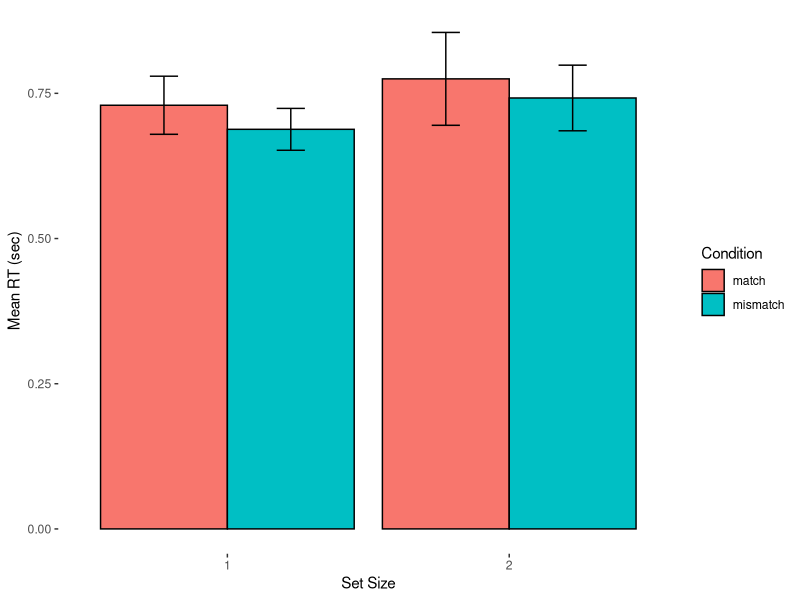
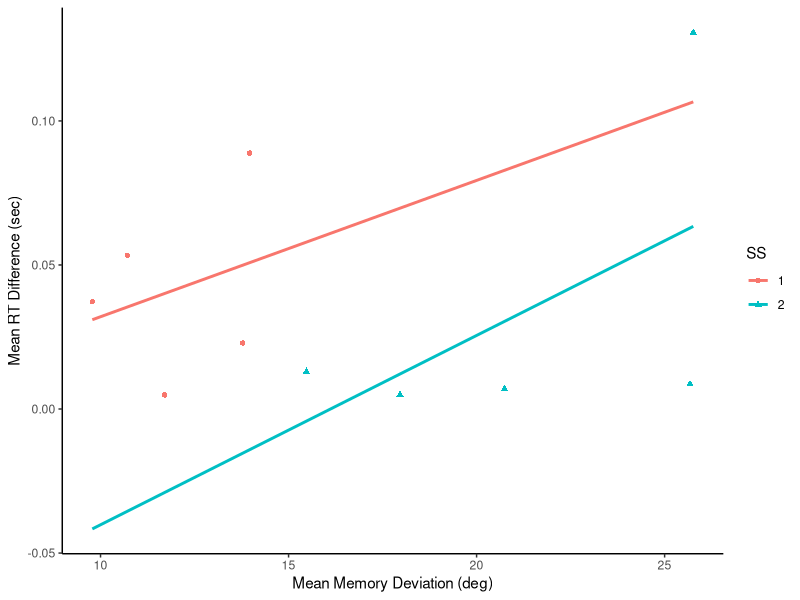

R code for these plots, in order:
## ---- chunk 1
# loading packages and datasets
library(ggplot2)
library(tidyverse)
data_haha <- read_csv('Behav.csv')
## ---- chunk 2
# merge datasets
condition_list <- c('match','match','mismatch','mismatch')
RT_all <- tibble(Condition=condition_list,
                 RT_mean=c(mean(data_haha$RT_match_1), mean(data_haha$RT_match_2),
                      mean(data_haha$RT_dismatch_1), mean(data_haha$RT_dismatch_2)),
                 RT_se=c(sd(data_haha$RT_match_1), sd(data_haha$RT_match_2),
                      sd(data_haha$RT_dismatch_1), sd(data_haha$RT_dismatch_2))
                      /sqrt(dim(data_haha)[1]),
                 SS=c(1,2,1,2)
                 )
RT_all$SS <- as.factor(RT_all$SS)
# bar plots
haha <- RT_all %>% ggplot(aes(x=SS, y=RT_mean, fill=Condition)) + 
  geom_bar(stat='identity',color='black',position=position_dodge()) +
  geom_errorbar(aes(ymin=RT_mean-RT_se, ymax=RT_mean+RT_se), 
                width=.2, position=position_dodge(.9)) +
  labs(x="Set Size", y="Mean RT (sec)") +
  theme(panel.background=element_blank())
haha
## ---- chunk 3
# merge data
Nsubj=dim(data_haha)[1];
data_haha_scatter <- tibble(mdev=c(data_haha$mDev_1, data_haha$mDev_2),
                            capture=c(data_haha$RT_match_1-data_haha$RT_dismatch_1,   data_haha$RT_match_2-data_haha$RT_dismatch_2),
                            SS=c(rep('1',Nsubj),rep('2',Nsubj)))
# plot
haha2 <- data_haha_scatter %>% ggplot(aes(x=mdev, y=capture, color=SS, shape=SS)) +
  geom_point() +
  geom_smooth(method=lm, se=F, fullrange=T) +
  labs(x="Mean Memory Deviation (deg)", y="Mean RT Difference (sec)") +
  theme_classic()
haha2
